Frame 1 (no input): blank canvas, image omitted
Frame 60 (no input): blank canvas, image omitted
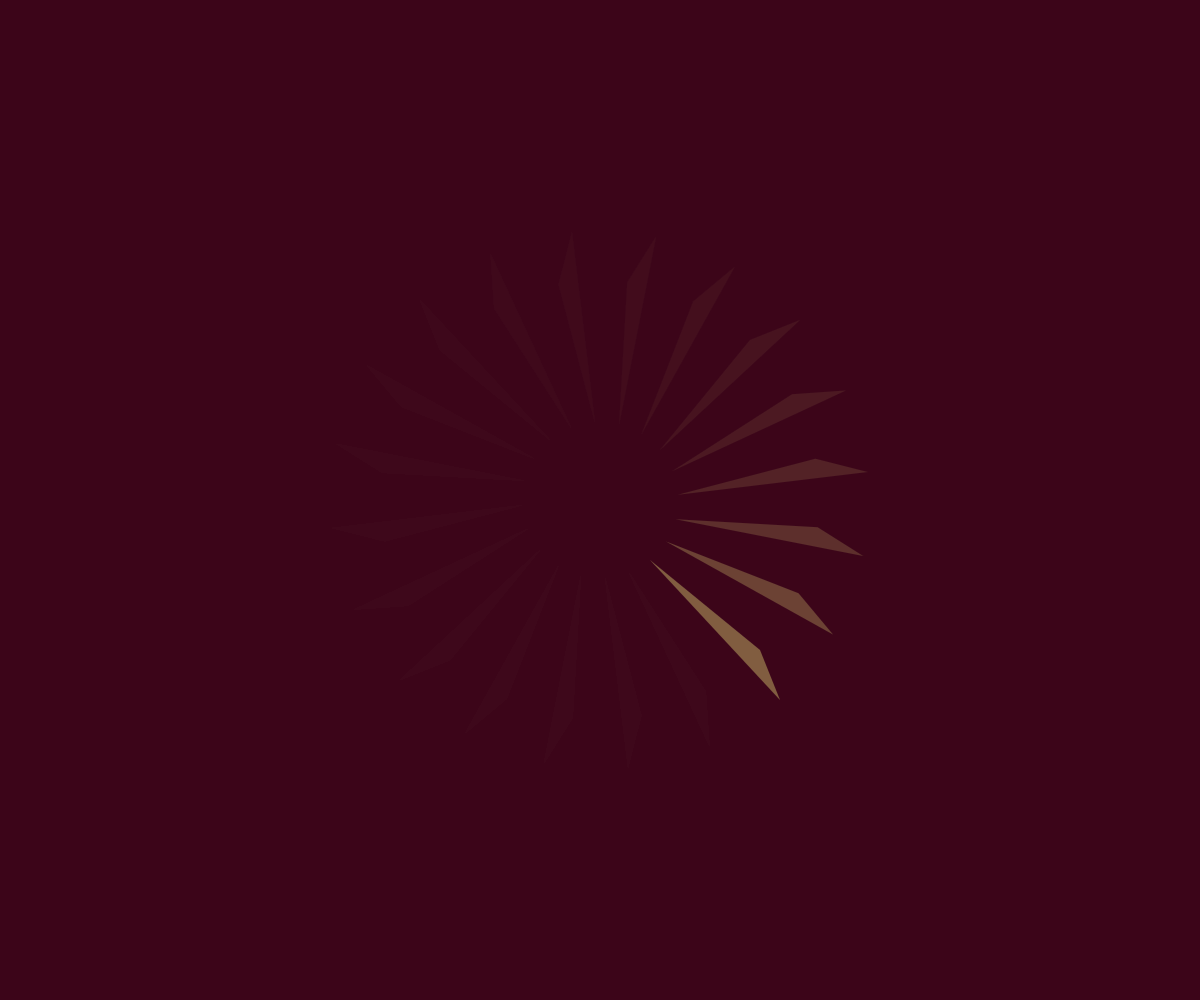
Frame 120 (the mouse pressed at the canvas centre since frame 60)

The p5.js sketch whose frames 1 and 60 were blank and that drew this single picture after the mouse press (run headless with seeded random() and noise() and a simulated clock; from frame 60 on, the mouse is pressed at the canvas centre):

// p5.js sketch
// ── sketch.js
function setup() {
 createCanvas(windowWidth, windowHeight);   //create a drawing canvas
 background(0);
 frameRate (25);  //speed
}

function draw() {
noStroke();
fill(61, 8, 26, 80);
rect(0, 0, width, height);
drawThrobber(20);

}

function drawThrobber(num) {

  push();
  translate(width/2, height/2);
  // 360/num >> degree of each ellipse' move ;frameCount%num >> get the remainder that indicates the movement of the triangels
  var cir = 360/num*(frameCount%num); //to know which one among 20 possible positions.
  rotate(radians(cir));
  noStroke();
  fill ('#fae');
  if (mouseX >= 1000) {
  triangle(160, 150, 58, 30, 85, 100);
} else if (mouseX > 300) {
  fill (231, 224, 122, 100)
  triangle(160, 150, 50, 60, 180, 200);
} else if(mouseX > 100){
  fill ('#fae');
triangle(160, 150, 58, 30, 85, 100);
}
pop();


}
      function mousePressed() {
        console.log(mouseX, mouseY);


}
